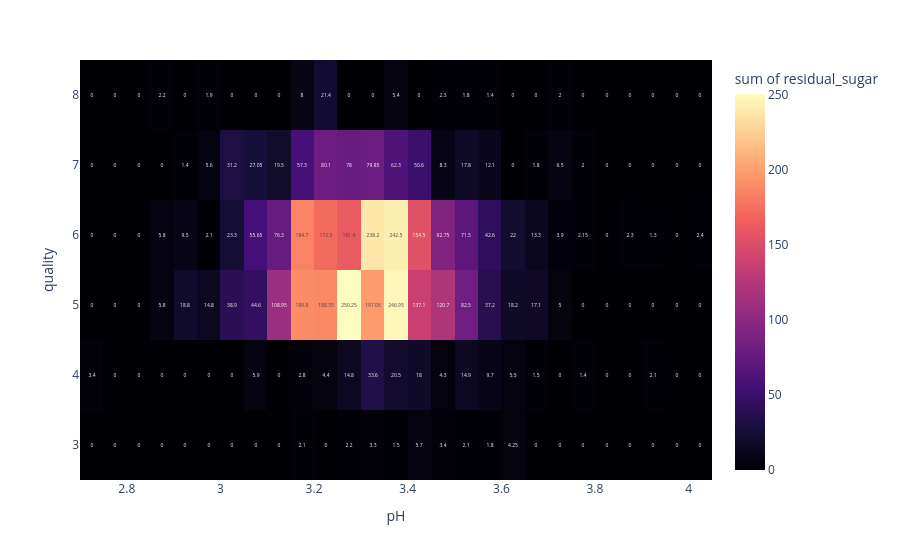

Here is the notebook cell this chart was saved with:
### Markdown cell above
#### Kết luận:

+ Biểu đồ histogram thể hiện phân phối của residual_sugar theo từng mức quality.

+ Có thêm biểu đồ boxplot biên (marginal = "box") giúp quan sát chi tiết phân bố và ngoại lệ của residual_sugar.

+ Khi di chuột, hiển thị thông tin chi tiết của các cột trong dataset (hover_data).

### Code cell
fig = px.density_heatmap(df, x = "pH", y = "quality", z = "residual_sugar",
                         color_continuous_scale = "magma", text_auto = True)
fig.show()

### Figure 1 — Plotly figure (JSON) as saved in the notebook; plotly's stock layout.template omitted (floating-point values rounded to 4 significant figures; data arrays with more than 128 entries replaced by an {"elided": "..."} marker saying what was removed)
{"data": [{"coloraxis": "coloraxis", "histfunc": "sum", "hovertemplate": "pH=%{x}<br>quality=%{y}<br>sum of residual_sugar=%{z}<extra></extra>", "name": "", "texttemplate": "%{z}", "type": "histogram2d", "x": {"elided": "1599 float values"}, "xaxis": "x", "xbingroup": "x", "y": {"elided": "1599 int values"}, "yaxis": "y", "ybingroup": "y", "z": {"elided": "1599 float values"}}], "layout": {"coloraxis": {"colorbar": {"title": {"text": "sum of residual_sugar"}}, "colorscale": [[0, "#000004"], [0.1111, "#180f3d"], [0.2222, "#440f76"], [0.3333, "#721f81"], [0.4444, "#9e2f7f"], [0.5556, "#cd4071"], [0.6667, "#f1605d"], [0.7778, "#fd9668"], [0.8889, "#feca8d"], [1, "#fcfdbf"]]}, "legend": {"tracegroupgap": 0}, "margin": {"t": 60}, "xaxis": {"anchor": "y", "domain": [0, 1], "title": {"text": "pH"}}, "yaxis": {"anchor": "x", "domain": [0, 1], "title": {"text": "quality"}}}}
